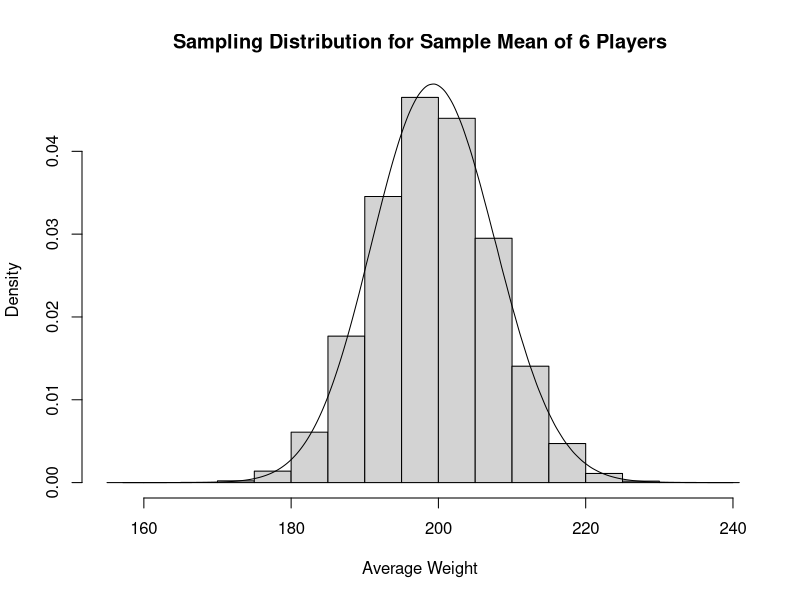
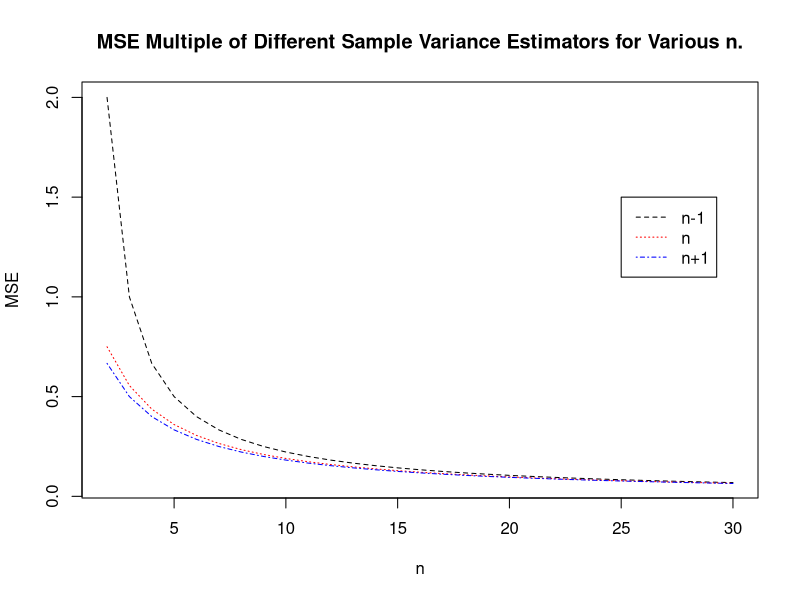
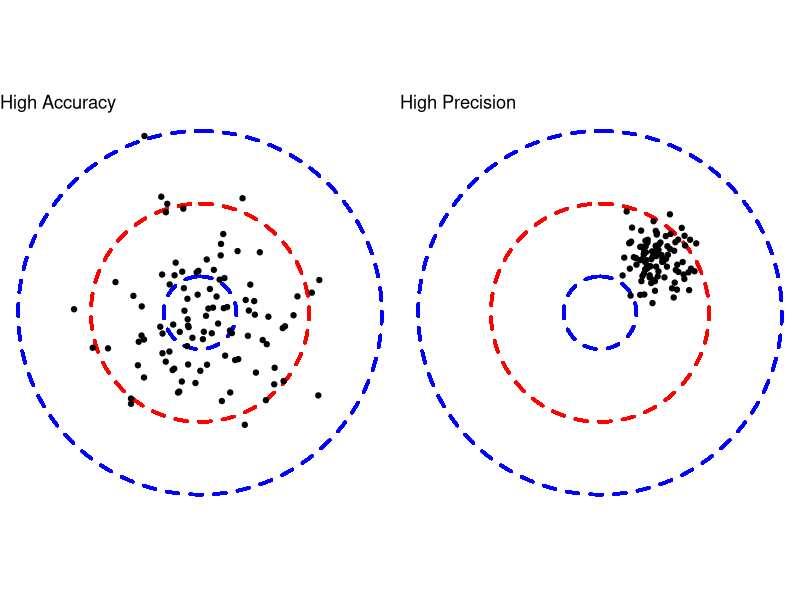

The R script that drew these images, in order:
## ---- chunk 1
#| echo: false

set.seed(31415)
wts <- c(224, 216, 178, 190, 175, 217, 217, 188, 192, 187, 181, 183, 170, 184, 202, 166, 181, 215, 179, 199, 196, 217, 192, 178, 230, 212, 209, 188, 202, 193, 201, 158, 220, 196, 209, 238, 202, 196, 240, 205, 225, 222, 207)
sample_1 <- sample(1:43, 6, FALSE)
sample_2 <- sample(1:43, 6, FALSE)
sample_3 <- sample(1:43, 6, FALSE)
sample_4 <- sample(1:43, 6, FALSE)
sample_5 <- sample(1:43, 6, FALSE)
## ---- chunk 2
#| echo: false
#| cache: true
wts <- c(224, 216, 178, 190, 175, 217, 217, 188, 192, 187, 181, 183, 170, 184, 202, 166, 181, 215, 179, 199, 196, 217, 192, 178, 230, 212, 209, 188, 202, 193, 201, 158, 220, 196, 209, 238, 202, 196, 240, 205, 225, 222, 207)

sample <- vector(mode = "numeric", length = 6096454)
cur_spot <- 1
for(idx1 in 1:(length(wts)-4)) {
  for(idx2 in idx1:(length(wts)-3)) {
    for(idx3 in idx2:(length(wts)-2)) {
      for(idx4 in idx3:(length(wts)-2)) {
        for(idx5 in idx4:(length(wts)-1)) {
          for(idx6 in idx5:(length(wts))) {
            sample[cur_spot] <- mean(wts[c(idx1, idx2, idx3, idx4, idx5, idx6)])
            cur_spot <- cur_spot + 1
          }
        }
      }
    } 
  }
}
## ---- chunk 3
#| echo: false

hist(sample, main = "Sampling Distribution for Sample Mean of 6 Players", probability = TRUE, xlab = "Average Weight")
lines(density(sample))
## ---- chunk 4
#| echo: false

x_seq <- 2:30

mse_1 <- function(n) {
  2/(n-1)
}

mse_2 <- function(n) {
  (2*n - 1)/n^2
}

mse_3 <- function(n) {
  (2)/(n+1)
}

y_1 <- mse_1(x_seq)
y_2 <- mse_2(x_seq)
y_3 <- mse_3(x_seq)

plot(y_1 ~ x_seq, type = 'l', lty = 2, col = 'black', main = 'MSE Multiple of Different Sample Variance Estimators for Various n.', xlab = 'n', ylab = 'MSE')
lines(y_2 ~ x_seq, type = 'l', lty = 3, col = 'red')
lines(y_3 ~ x_seq, type = 'l', lty = 4, col = 'blue')

legend(x = 25, y = 1.5, legend = c("n-1", "n", "n+1"), col = c('black', 'red', 'blue'), lty = c(2, 3, 4))
## ---- chunk 5
#| echo: false
#| warning: false
#| label: fig-accuracy-precision
#| fig-cap: A plot demonstrating the difference between high accuracy (with low precision) and high precision (with low accuracy). Higher accuracy refers to the tendency to be centered correctly on the truth. High precision refers for the tendency to be tightly clustered together. The accuracy is analogous to the bias of an estimator where the precision is analogous to the variance of an estimator. The mean squared error combines both concepts. 
library(ggplot2)
library(ggforce)
library(gridExtra)

# Create data for two scenarios: high accuracy, low precision and low accuracy, high precision
set.seed(123)
n <- 100
high_accuracy_low_precision <- data.frame(
  x = rnorm(n, mean = 0, sd = 0.3),
  y = rnorm(n, mean = 0, sd = 0.3)
)
low_accuracy_high_precision <- data.frame(
  x = rnorm(n, mean = 0.3, sd = 0.1),
  y = rnorm(n, mean = 0.3, sd = 0.1)
)

# Create the plots
p1 <- ggplot(high_accuracy_low_precision, aes(x, y)) +
  geom_circle(aes(x0 = 0, y0 = 0, r = 1), color = "blue", linetype = 2, lwd=1) +
  geom_circle(aes(x0 = 0, y0 = 0, r = 0.2), color = "blue", linetype = 2, lwd=1) +
  geom_circle(aes(x0 = 0, y0 = 0, r = 0.6), color = "red", linetype = 2, lwd=1) +
  geom_point() +
  labs(title = "High Accuracy") +
  coord_fixed(1) +
  theme_void()

p2 <- ggplot(low_accuracy_high_precision, aes(x, y)) +
  geom_circle(aes(x0 = 0, y0 = 0, r = 1), color = "blue", linetype = 2, lwd=1) +
  geom_circle(aes(x0 = 0, y0 = 0, r = 0.2), color = "blue", linetype = 2, lwd=1) +
  geom_circle(aes(x0 = 0, y0 = 0, r = 0.6), color = "red", linetype = 2, lwd=1) +
  geom_point() +
  labs(title = "High Precision") +
  coord_fixed(1) +
  theme_void()

# Combine the plots
grid.arrange(p1, p2, ncol = 2)
## ---- chunk 6
#| echo: false

set.seed(4128921) 
sadie_game_sample <- sample(-5:5, 4, TRUE)
M2 <- mean(sadie_game_sample^2)
a <- (-1 + sqrt(1 + 12*M2))/2 

## ---- chunk 7
# Define a function for population moment from theta 
exp.moment1 <- function(theta) {
  1 / theta
}

# Define a function that finds the method of moments estimator for 
# an exponential population.
# This will take 'x', which is the sample, as well as a lower value
# and upper value for the parameter, theta. This will default to 
# 0.01 and 100, respectively.
exp.MOMestimator <- function(x, lower = 0.01, upper = 100) {
  # Work out the first sample moment
  sample.moment_1 <- mean(x)

  # Define the function that we wish to find the root of
  f <- function(theta) {
    exp.moment1(theta) - sample.moment_1
  }

  # Call uniroot to figure out where f = 0
  root <- uniroot(f, interval = c(lower, upper))

  # Return the root.
  root$root
}

# Test this out with some different exponential samples
set.seed(31415) 
X1 <- rexp(n = 50, rate = 3)
X2 <- rexp(n = 20, rate = 80)
X3 <- rexp(n = 100, rate = 1)

exp.MOMestimator(X1)
exp.MOMestimator(X2)
exp.MOMestimator(X3)
## ---- chunk 8
# Define a function to estimate the population moment from theta 
exp.moment1_est <- function(theta) {
  # Define the function that can be integrate to find E[X]
  f <- function(x) {
    # Recall that dexp is the exponential density function. Could have also used
    # theta * exp(-theta * x) directly. 

    x * dexp(x, rate = theta)
  }

  # Integrate the function from x = 0 .. Inf
  moment <- integrate(f, lower = 0, upper = Inf)

  moment$value
}

# Define a function that finds the method of moments estimator for 
# an exponential population.
# This will take 'x', which is the sample, as well as a lower value
# and upper value for the parameter, theta. This will default to 
# 0.01 and 100, respectively.
exp.MOMestimator <- function(x, lower = 0.01, upper = 100) {
  # Work out the first sample moment
  sample.moment_1 <- mean(x)

  # Define the function that we wish to find the root of
  f <- function(theta) {
    exp.moment1_est(theta) - sample.moment_1
  }

  # Call uniroot to figure out where f = 0
  root <- uniroot(f, interval = c(lower, upper))

  # Return the root.
  root$root
}

# Test this out with some different exponential samples
set.seed(31415) 
X1 <- rexp(n = 50, rate = 3)
X2 <- rexp(n = 20, rate = 80)
X3 <- rexp(n = 100, rate = 1)

exp.MOMestimator(X1)
exp.MOMestimator(X2)
exp.MOMestimator(X3)
## ---- chunk 9
# Estimate the expected value from a HG(100, theta, 10)
# Note that theta must fall between 0 and theta.
HG.moment1_est <- function(theta) {
  # Define the function that we would like to sum over the values
  # of 'x'.
  f <- function(x) {
    x * dhyper(x, m = theta, n = 100 - theta, k = 10)
  }

  xvals <- 0:theta

  # Return the expected value calculated as sum x*f(x)
  sum(f(xvals)) 
}

# Define a function that finds the method of moments estimator for 
# a hypergeometric population.
# This will take 'x', which is the sample, as well as a lower value
# and upper value for the parameter, theta. This will default to 
# 0.01 and 100, respectively.
HG.MOMestimator <- function(x, lower = 0, upper = 100) {
  # Work out the first sample moment
  sample.moment_1 <- mean(x)

  # Define the function that we wish to find the root of
  f <- function(theta) {
    # Theta can only be whole values. 
    # round it to the nearest whole.
    theta <- round(theta)
    HG.moment1_est(theta) - sample.moment_1
  }

  # Call uniroot to figure out where f = 0
  root <- uniroot(f, interval = c(lower, upper))

  # Return the root, rounded to the nearest whole
  round(root$root)
}

# Test this out with some different HG samples
set.seed(31415) 
X1 <- rhyper(nn = 50, m = 20, n = 80, k = 10)
X2 <- rhyper(nn = 20, m = 50, n = 50, k = 10)
X3 <- rhyper(nn = 100, m = 5, n = 95, k = 10)

HG.MOMestimator(X1)
HG.MOMestimator(X2)
HG.MOMestimator(X3)
